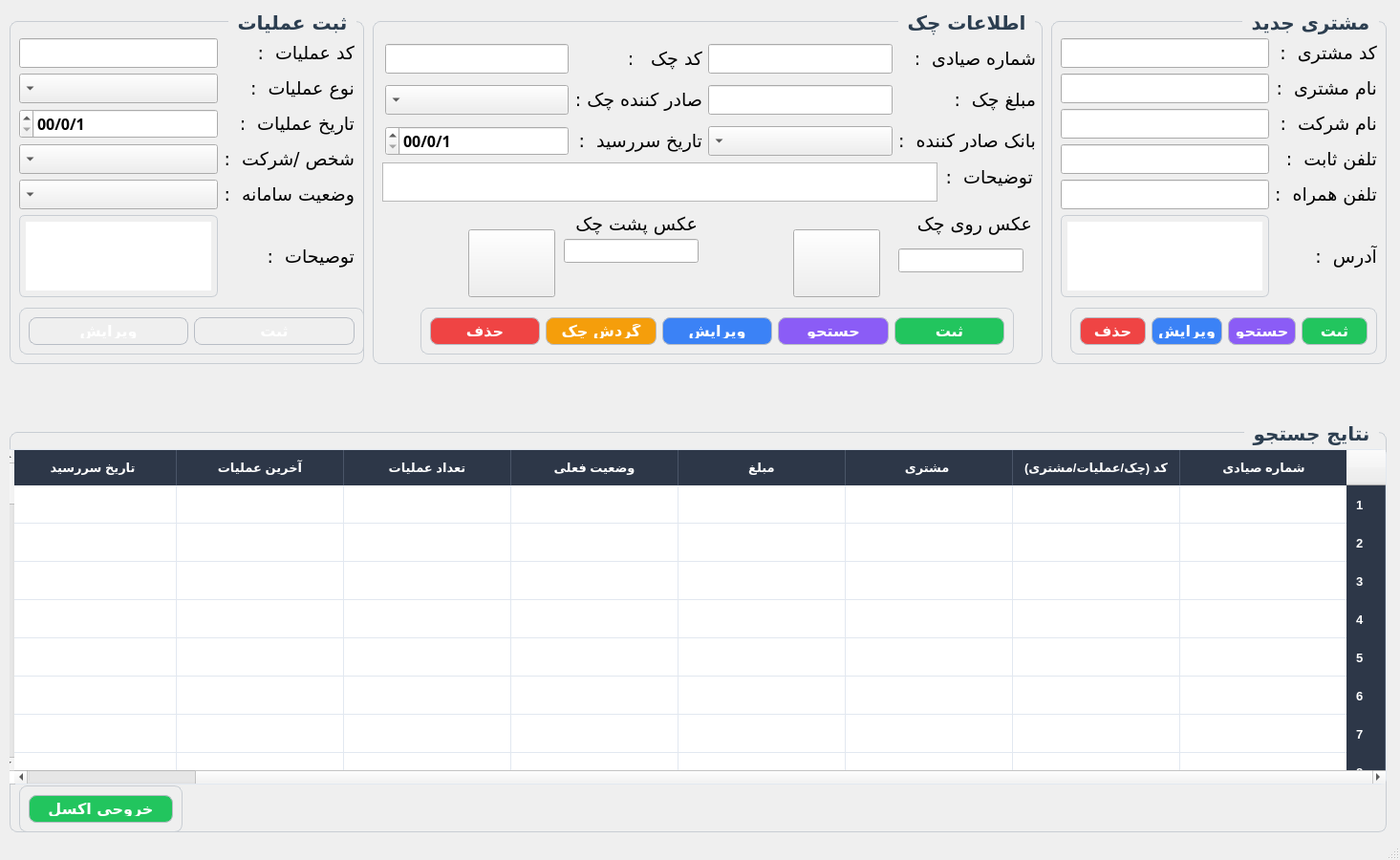
<?xml version="1.0" encoding="UTF-8"?>
<ui version="4.0">
 <class>MainWindow</class>
 <widget class="QMainWindow" name="MainWindow">
  <property name="enabled">
   <bool>true</bool>
  </property>
  <property name="geometry">
   <rect>
    <x>0</x>
    <y>0</y>
    <width>1465</width>
    <height>900</height>
   </rect>
  </property>
  <property name="minimumSize">
   <size>
    <width>1465</width>
    <height>900</height>
   </size>
  </property>
  <property name="maximumSize">
   <size>
    <width>1465</width>
    <height>900</height>
   </size>
  </property>
  <property name="windowTitle">
   <string>MainWindow</string>
  </property>
  <property name="styleSheet">
   <string notr="true"/>
  </property>
  <widget class="QWidget" name="centralwidget">
   <widget class="QGroupBox" name="groupBox_Sabtamaliyat">
    <property name="geometry">
     <rect>
      <x>10</x>
      <y>10</y>
      <width>371</width>
      <height>371</height>
     </rect>
    </property>
    <property name="font">
     <font>
      <family>B Yekan</family>
      <pointsize>15</pointsize>
      <weight>75</weight>
      <bold>true</bold>
     </font>
    </property>
    <property name="layoutDirection">
     <enum>Qt::RightToLeft</enum>
    </property>
    <property name="styleSheet">
     <string notr="true">QGroupBox{
    border:1px solid #C8CDD3;
    border-radius:8px;
    margin-top:12px;
    font-size:15pt;
    font-weight:bold;
    color:#2C3E50;
}

QGroupBox::title{
    subcontrol-origin: margin;
    left:15px;
    padding:0px 6px;
}</string>
    </property>
    <property name="title">
     <string>ثبت عملیات</string>
    </property>
    <widget class="QGroupBox" name="groupBox_Moshtaridokmeha_4">
     <property name="geometry">
      <rect>
       <x>10</x>
       <y>300</y>
       <width>361</width>
       <height>61</height>
      </rect>
     </property>
     <property name="styleSheet">
      <string notr="true">QPushButton{
    border-radius:8px;
    border:1px solid #B8BDC5;
    color:white;
    font-size:12pt;
    font-weight:bold;
    padding:6px;
}

QPushButton:hover{
    border:1px solid #4A90E2;
}

QPushButton:pressed{
    padding-top:7px;
    padding-left:7px;
}</string>
     </property>
     <property name="title">
      <string/>
     </property>
     <layout class="QHBoxLayout" name="horizontalLayout_4">
      <item>
       <widget class="QPushButton" name="pushButton_Sabtmoshtari_2">
        <property name="font">
         <font>
          <family>B Yekan</family>
          <pointsize>12</pointsize>
          <weight>75</weight>
          <bold>true</bold>
         </font>
        </property>
        <property name="cursor">
         <cursorShape>OpenHandCursor</cursorShape>
        </property>
        <property name="styleSheet">
         <string notr="true">background-color: rgb(34, 197, 94);
QPushButton{
    border-radius:8px;
    border:1px solid #B8BDC5;
    color:white;
    font-size:10pt;
    font-weight:bold;
    padding:6px;
}

QPushButton:hover{
    border:1px solid #4A90E2;
}

QPushButton:pressed{
    padding-top:7px;
    padding-left:7px;
}</string>
        </property>
        <property name="text">
         <string>ثبت</string>
        </property>
        <property name="icon">
         <iconset resource="icons.qrc">
          <normaloff>:/newPrefix/Downloads/save-svgrepo-com.svg</normaloff>:/newPrefix/Downloads/save-svgrepo-com.svg</iconset>
        </property>
        <property name="iconSize">
         <size>
          <width>20</width>
          <height>17</height>
         </size>
        </property>
       </widget>
      </item>
      <item>
       <widget class="QPushButton" name="pushButton_Virayeshmoshtari_2">
        <property name="font">
         <font>
          <family>B Yekan</family>
          <pointsize>12</pointsize>
          <weight>75</weight>
          <bold>true</bold>
         </font>
        </property>
        <property name="cursor">
         <cursorShape>OpenHandCursor</cursorShape>
        </property>
        <property name="styleSheet">
         <string notr="true">
background-color: rgb(59, 130, 246);
QPushButton{
    border-radius:8px;
    border:1px solid #B8BDC5;
    color:white;
    font-size:10pt;
    font-weight:bold;
    padding:6px;
}

QPushButton:hover{
    border:1px solid #4A90E2;
}

QPushButton:pressed{
    padding-top:7px;
    padding-left:7px;
}</string>
        </property>
        <property name="text">
         <string>ویرایش</string>
        </property>
        <property name="icon">
         <iconset resource="icons.qrc">
          <normaloff>:/newPrefix/Downloads/edit-svgrepo-com (3).svg</normaloff>:/newPrefix/Downloads/edit-svgrepo-com (3).svg</iconset>
        </property>
        <property name="iconSize">
         <size>
          <width>17</width>
          <height>17</height>
         </size>
        </property>
       </widget>
      </item>
     </layout>
    </widget>
    <widget class="QWidget" name="">
     <property name="geometry">
      <rect>
       <x>10</x>
       <y>30</y>
       <width>351</width>
       <height>271</height>
      </rect>
     </property>
     <layout class="QGridLayout" name="gridLayout_3">
      <item row="10" column="1">
       <widget class="QTextEdit" name="textEdit_Address_2">
        <property name="font">
         <font>
          <family>B Yekan</family>
          <pointsize>10</pointsize>
          <weight>50</weight>
          <bold>false</bold>
         </font>
        </property>
        <property name="styleSheet">
         <string notr="true">QTextEdit{
    border:1px solid #C8CDD3;
    border-radius:6px;
    padding:6px;
    font-size:10pt;
}

QTextEdit:focus{
    border:2px solid #4A90E2;
}</string>
        </property>
       </widget>
      </item>
      <item row="5" column="0">
       <widget class="QLabel" name="label_Codemoshtari_3">
        <property name="font">
         <font>
          <family>B Yekan</family>
          <pointsize>14</pointsize>
          <weight>50</weight>
          <bold>false</bold>
         </font>
        </property>
        <property name="text">
         <string>تاریخ عملیات  :</string>
        </property>
       </widget>
      </item>
      <item row="0" column="0">
       <widget class="QLabel" name="label_Codemoshtari_2">
        <property name="font">
         <font>
          <family>B Yekan</family>
          <pointsize>14</pointsize>
          <weight>50</weight>
          <bold>false</bold>
         </font>
        </property>
        <property name="styleSheet">
         <string notr="true"/>
        </property>
        <property name="text">
         <string>کد عملیات  :</string>
        </property>
       </widget>
      </item>
      <item row="1" column="0">
       <widget class="QLabel" name="label_Codemoshtari_6">
        <property name="font">
         <font>
          <family>B Yekan</family>
          <pointsize>14</pointsize>
          <weight>50</weight>
          <bold>false</bold>
         </font>
        </property>
        <property name="text">
         <string>نوع عملیات  :</string>
        </property>
       </widget>
      </item>
      <item row="8" column="0">
       <widget class="QLabel" name="label_Codemoshtari_9">
        <property name="font">
         <font>
          <family>B Yekan</family>
          <pointsize>14</pointsize>
          <weight>50</weight>
          <bold>false</bold>
         </font>
        </property>
        <property name="text">
         <string>وضعیت سامانه  :</string>
        </property>
       </widget>
      </item>
      <item row="7" column="0">
       <widget class="QLabel" name="label_Codemoshtari_8">
        <property name="font">
         <font>
          <family>B Yekan</family>
          <pointsize>14</pointsize>
          <weight>50</weight>
          <bold>false</bold>
         </font>
        </property>
        <property name="text">
         <string>شخص /شرکت  :</string>
        </property>
       </widget>
      </item>
      <item row="0" column="1">
       <widget class="QLineEdit" name="lineEdit_Codemoshtari_2">
        <property name="font">
         <font>
          <family>B Yekan</family>
          <pointsize>12</pointsize>
          <weight>50</weight>
          <bold>false</bold>
         </font>
        </property>
       </widget>
      </item>
      <item row="10" column="0">
       <widget class="QLabel" name="label_Address_2">
        <property name="font">
         <font>
          <family>B Yekan</family>
          <pointsize>14</pointsize>
          <weight>50</weight>
          <bold>false</bold>
         </font>
        </property>
        <property name="text">
         <string>توصیحات  :</string>
        </property>
       </widget>
      </item>
      <item row="7" column="1">
       <widget class="QComboBox" name="comboBox_Shax">
        <property name="font">
         <font>
          <family>B Yekan</family>
          <pointsize>12</pointsize>
         </font>
        </property>
       </widget>
      </item>
      <item row="8" column="1">
       <widget class="QComboBox" name="comboBox_Vaziyatsamaneh">
        <property name="font">
         <font>
          <family>B Yekan</family>
          <pointsize>12</pointsize>
         </font>
        </property>
       </widget>
      </item>
      <item row="5" column="1">
       <widget class="QDateEdit" name="dateEdit_Tarixamaliyat">
        <property name="font">
         <font>
          <family>B Yekan</family>
          <pointsize>12</pointsize>
          <weight>75</weight>
          <bold>true</bold>
         </font>
        </property>
        <property name="dateTime">
         <datetime>
          <hour>0</hour>
          <minute>0</minute>
          <second>0</second>
          <year>2000</year>
          <month>2</month>
          <day>1</day>
         </datetime>
        </property>
        <property name="currentSection">
         <enum>QDateTimeEdit::DaySection</enum>
        </property>
        <property name="displayFormat">
         <string>d/m/yy</string>
        </property>
        <property name="timeSpec">
         <enum>Qt::LocalTime</enum>
        </property>
       </widget>
      </item>
      <item row="1" column="1">
       <widget class="QComboBox" name="comboBox_Noeamaliyat">
        <property name="font">
         <font>
          <family>B Yekan</family>
          <pointsize>12</pointsize>
         </font>
        </property>
       </widget>
      </item>
     </layout>
    </widget>
   </widget>
   <widget class="QGroupBox" name="groupBox_Etelaatcheck">
    <property name="geometry">
     <rect>
      <x>390</x>
      <y>10</y>
      <width>701</width>
      <height>371</height>
     </rect>
    </property>
    <property name="font">
     <font>
      <family>B Yekan</family>
      <pointsize>15</pointsize>
      <weight>75</weight>
      <bold>true</bold>
     </font>
    </property>
    <property name="layoutDirection">
     <enum>Qt::RightToLeft</enum>
    </property>
    <property name="styleSheet">
     <string notr="true">QGroupBox{
    border:1px solid #C8CDD3;
    border-radius:8px;
    margin-top:12px;
    font-size:15pt;
    font-weight:bold;
    color:#2C3E50;
}

QGroupBox::title{
    subcontrol-origin: margin;
    left:15px;
    padding:0px 6px;
}</string>
    </property>
    <property name="title">
     <string>اطلاعات چک</string>
    </property>
    <widget class="QWidget" name="">
     <property name="geometry">
      <rect>
       <x>13</x>
       <y>30</y>
       <width>681</width>
       <height>131</height>
      </rect>
     </property>
     <layout class="QGridLayout" name="gridLayout_2">
      <item row="3" column="2">
       <widget class="QLabel" name="label__Saderkonandeh">
        <property name="font">
         <font>
          <family>B Yekan</family>
          <pointsize>14</pointsize>
          <weight>50</weight>
          <bold>false</bold>
         </font>
        </property>
        <property name="text">
         <string>صادر کننده چک :</string>
        </property>
       </widget>
      </item>
      <item row="3" column="1">
       <widget class="QLineEdit" name="lineEdit_Mablagcheck">
        <property name="font">
         <font>
          <family>B Yekan</family>
          <pointsize>12</pointsize>
          <weight>50</weight>
          <bold>false</bold>
         </font>
        </property>
       </widget>
      </item>
      <item row="0" column="0">
       <widget class="QLabel" name="label_Shomarehsayadi">
        <property name="font">
         <font>
          <family>B Yekan</family>
          <pointsize>14</pointsize>
          <weight>50</weight>
          <bold>false</bold>
         </font>
        </property>
        <property name="text">
         <string>شماره صیادی  :</string>
        </property>
       </widget>
      </item>
      <item row="4" column="1">
       <widget class="QComboBox" name="comboBox_Banksaderkonandeh">
        <property name="font">
         <font>
          <family>B Yekan</family>
          <pointsize>12</pointsize>
         </font>
        </property>
       </widget>
      </item>
      <item row="4" column="2">
       <widget class="QLabel" name="label_Tarixsarresid">
        <property name="font">
         <font>
          <family>B Yekan</family>
          <pointsize>14</pointsize>
          <weight>50</weight>
          <bold>false</bold>
         </font>
        </property>
        <property name="text">
         <string>تاریخ سررسید  :</string>
        </property>
       </widget>
      </item>
      <item row="0" column="2">
       <widget class="QLabel" name="label_Codecheck">
        <property name="font">
         <font>
          <family>B Yekan</family>
          <pointsize>14</pointsize>
          <weight>50</weight>
          <bold>false</bold>
         </font>
        </property>
        <property name="text">
         <string>کد چک   :</string>
        </property>
       </widget>
      </item>
      <item row="0" column="3">
       <widget class="QLineEdit" name="lineEdit_Codecheck">
        <property name="font">
         <font>
          <family>B Yekan</family>
          <pointsize>12</pointsize>
          <weight>50</weight>
          <bold>false</bold>
         </font>
        </property>
       </widget>
      </item>
      <item row="0" column="1">
       <widget class="QLineEdit" name="lineEdit_Shomarehsayadi">
        <property name="font">
         <font>
          <family>B Yekan</family>
          <pointsize>12</pointsize>
          <weight>50</weight>
          <bold>false</bold>
         </font>
        </property>
       </widget>
      </item>
      <item row="3" column="0">
       <widget class="QLabel" name="label__Mablagcheck">
        <property name="font">
         <font>
          <family>B Yekan</family>
          <pointsize>14</pointsize>
          <weight>50</weight>
          <bold>false</bold>
         </font>
        </property>
        <property name="text">
         <string>مبلغ چک  :</string>
        </property>
       </widget>
      </item>
      <item row="3" column="3">
       <widget class="QComboBox" name="comboBox_Saderkonandeh">
        <property name="font">
         <font>
          <family>B Yekan</family>
          <pointsize>12</pointsize>
         </font>
        </property>
       </widget>
      </item>
      <item row="4" column="0">
       <widget class="QLabel" name="label_Banksaderkonandeh">
        <property name="font">
         <font>
          <family>B Yekan</family>
          <pointsize>14</pointsize>
          <weight>50</weight>
          <bold>false</bold>
         </font>
        </property>
        <property name="text">
         <string>بانک صادر کننده  :</string>
        </property>
       </widget>
      </item>
      <item row="4" column="3">
       <widget class="QDateEdit" name="dateEdit_Tarixamaliyat_2">
        <property name="font">
         <font>
          <family>B Yekan</family>
          <pointsize>12</pointsize>
          <weight>75</weight>
          <bold>true</bold>
         </font>
        </property>
        <property name="dateTime">
         <datetime>
          <hour>0</hour>
          <minute>0</minute>
          <second>0</second>
          <year>2000</year>
          <month>2</month>
          <day>1</day>
         </datetime>
        </property>
        <property name="currentSection">
         <enum>QDateTimeEdit::DaySection</enum>
        </property>
        <property name="displayFormat">
         <string>d/m/yy</string>
        </property>
        <property name="timeSpec">
         <enum>Qt::LocalTime</enum>
        </property>
       </widget>
      </item>
     </layout>
    </widget>
    <widget class="QGroupBox" name="groupBox_Moshtaridokmeha_2">
     <property name="geometry">
      <rect>
       <x>50</x>
       <y>300</y>
       <width>621</width>
       <height>61</height>
      </rect>
     </property>
     <property name="styleSheet">
      <string notr="true">QPushButton{
    border-radius:8px;
    border:1px solid #B8BDC5;
    color:white;
    font-size:12pt;
    font-weight:bold;
    padding:6px;
}

QPushButton:hover{
    border:1px solid #4A90E2;
}

QPushButton:pressed{
    padding-top:7px;
    padding-left:7px;
}</string>
     </property>
     <property name="title">
      <string/>
     </property>
     <layout class="QHBoxLayout" name="horizontalLayout_2">
      <item>
       <widget class="QPushButton" name="pushButton_Sabtcheck">
        <property name="font">
         <font>
          <family>B Yekan</family>
          <pointsize>12</pointsize>
          <weight>75</weight>
          <bold>true</bold>
         </font>
        </property>
        <property name="cursor">
         <cursorShape>OpenHandCursor</cursorShape>
        </property>
        <property name="styleSheet">
         <string notr="true">background-color: rgb(34, 197, 94);</string>
        </property>
        <property name="text">
         <string>ثبت</string>
        </property>
        <property name="icon">
         <iconset resource="icons.qrc">
          <normaloff>:/newPrefix/Downloads/save-svgrepo-com.svg</normaloff>:/newPrefix/Downloads/save-svgrepo-com.svg</iconset>
        </property>
        <property name="iconSize">
         <size>
          <width>17</width>
          <height>17</height>
         </size>
        </property>
       </widget>
      </item>
      <item>
       <widget class="QPushButton" name="pushButton_jostojocheck">
        <property name="font">
         <font>
          <family>B Yekan</family>
          <pointsize>12</pointsize>
          <weight>75</weight>
          <bold>true</bold>
         </font>
        </property>
        <property name="cursor">
         <cursorShape>OpenHandCursor</cursorShape>
        </property>
        <property name="styleSheet">
         <string notr="true">background-color: rgb(139, 92, 246);</string>
        </property>
        <property name="text">
         <string>جستجو</string>
        </property>
        <property name="icon">
         <iconset resource="icons.qrc">
          <normaloff>:/newPrefix/Downloads/search-file-svgrepo-com.svg</normaloff>:/newPrefix/Downloads/search-file-svgrepo-com.svg</iconset>
        </property>
        <property name="iconSize">
         <size>
          <width>17</width>
          <height>17</height>
         </size>
        </property>
       </widget>
      </item>
      <item>
       <widget class="QPushButton" name="pushButton_Virayeshcheck">
        <property name="font">
         <font>
          <family>B Yekan</family>
          <pointsize>12</pointsize>
          <weight>75</weight>
          <bold>true</bold>
         </font>
        </property>
        <property name="cursor">
         <cursorShape>OpenHandCursor</cursorShape>
        </property>
        <property name="styleSheet">
         <string notr="true">
background-color: rgb(59, 130, 246);</string>
        </property>
        <property name="text">
         <string>ویرایش</string>
        </property>
        <property name="icon">
         <iconset resource="icons.qrc">
          <normaloff>:/newPrefix/Downloads/edit-svgrepo-com (3).svg</normaloff>:/newPrefix/Downloads/edit-svgrepo-com (3).svg</iconset>
        </property>
        <property name="iconSize">
         <size>
          <width>17</width>
          <height>17</height>
         </size>
        </property>
       </widget>
      </item>
      <item>
       <widget class="QPushButton" name="pushButton_Gardeshcheck">
        <property name="font">
         <font>
          <family>B Yekan</family>
          <pointsize>12</pointsize>
          <weight>75</weight>
          <bold>true</bold>
         </font>
        </property>
        <property name="cursor">
         <cursorShape>OpenHandCursor</cursorShape>
        </property>
        <property name="styleSheet">
         <string notr="true">background-color: rgb(245, 158, 11);</string>
        </property>
        <property name="text">
         <string>گردش چک</string>
        </property>
        <property name="icon">
         <iconset resource="icons.qrc">
          <normaloff>:/newPrefix/Downloads/process-svgrepo-com.svg</normaloff>:/newPrefix/Downloads/process-svgrepo-com.svg</iconset>
        </property>
        <property name="iconSize">
         <size>
          <width>17</width>
          <height>17</height>
         </size>
        </property>
       </widget>
      </item>
      <item>
       <widget class="QPushButton" name="pushButton_Hazfcheck">
        <property name="font">
         <font>
          <family>B Yekan</family>
          <pointsize>12</pointsize>
          <weight>75</weight>
          <bold>true</bold>
         </font>
        </property>
        <property name="cursor">
         <cursorShape>OpenHandCursor</cursorShape>
        </property>
        <property name="styleSheet">
         <string notr="true">background-color: rgb(239, 68, 68);</string>
        </property>
        <property name="text">
         <string>حذف</string>
        </property>
        <property name="icon">
         <iconset resource="icons.qrc">
          <normaloff>:/newPrefix/Downloads/delete-recycle-bin-trash-can-svgrepo-com.svg</normaloff>:/newPrefix/Downloads/delete-recycle-bin-trash-can-svgrepo-com.svg</iconset>
        </property>
        <property name="iconSize">
         <size>
          <width>17</width>
          <height>17</height>
         </size>
        </property>
       </widget>
      </item>
     </layout>
    </widget>
    <widget class="QLabel" name="label_Axroyecheck">
     <property name="geometry">
      <rect>
       <x>560</x>
       <y>210</y>
       <width>130</width>
       <height>29</height>
      </rect>
     </property>
     <property name="font">
      <font>
       <family>B Yekan</family>
       <pointsize>14</pointsize>
       <weight>50</weight>
       <bold>false</bold>
      </font>
     </property>
     <property name="text">
      <string>عکس روی چک  :</string>
     </property>
    </widget>
    <widget class="QLabel" name="label_Axposhtecheck">
     <property name="geometry">
      <rect>
       <x>210</x>
       <y>210</y>
       <width>130</width>
       <height>29</height>
      </rect>
     </property>
     <property name="font">
      <font>
       <family>B Yekan</family>
       <pointsize>14</pointsize>
       <weight>50</weight>
       <bold>false</bold>
      </font>
     </property>
     <property name="text">
      <string>عکس پشت چک  :</string>
     </property>
    </widget>
    <widget class="QPushButton" name="pushButton_Axroyecheck">
     <property name="geometry">
      <rect>
       <x>440</x>
       <y>230</y>
       <width>91</width>
       <height>71</height>
      </rect>
     </property>
     <property name="font">
      <font>
       <family>B Yekan</family>
       <pointsize>15</pointsize>
       <weight>50</weight>
       <bold>false</bold>
      </font>
     </property>
     <property name="text">
      <string/>
     </property>
     <property name="icon">
      <iconset resource="icons.qrc">
       <normaloff>:/newPrefix/Downloads/save-save-the-document-svgrepo-com.svg</normaloff>:/newPrefix/Downloads/save-save-the-document-svgrepo-com.svg</iconset>
     </property>
     <property name="iconSize">
      <size>
       <width>55</width>
       <height>55</height>
      </size>
     </property>
    </widget>
    <widget class="QPushButton" name="pushButton_Axposhtecheck">
     <property name="geometry">
      <rect>
       <x>100</x>
       <y>230</y>
       <width>91</width>
       <height>71</height>
      </rect>
     </property>
     <property name="font">
      <font>
       <family>B Yekan</family>
       <pointsize>15</pointsize>
       <weight>50</weight>
       <bold>false</bold>
      </font>
     </property>
     <property name="text">
      <string/>
     </property>
     <property name="icon">
      <iconset resource="icons.qrc">
       <normaloff>:/newPrefix/Downloads/save-save-the-document-svgrepo-com.svg</normaloff>:/newPrefix/Downloads/save-save-the-document-svgrepo-com.svg</iconset>
     </property>
     <property name="iconSize">
      <size>
       <width>55</width>
       <height>55</height>
      </size>
     </property>
    </widget>
    <widget class="QLabel" name="label_Tozihatetelatcheck">
     <property name="geometry">
      <rect>
       <x>580</x>
       <y>160</y>
       <width>111</width>
       <height>31</height>
      </rect>
     </property>
     <property name="font">
      <font>
       <family>B Yekan</family>
       <pointsize>14</pointsize>
       <weight>50</weight>
       <bold>false</bold>
      </font>
     </property>
     <property name="text">
      <string>توضیحات  :</string>
     </property>
    </widget>
    <widget class="QTextEdit" name="textEdit_Tozihatetelatcheck">
     <property name="geometry">
      <rect>
       <x>10</x>
       <y>160</y>
       <width>581</width>
       <height>41</height>
      </rect>
     </property>
     <property name="font">
      <font>
       <family>B Yekan</family>
       <pointsize>12</pointsize>
       <weight>50</weight>
       <bold>false</bold>
      </font>
     </property>
    </widget>
    <widget class="QLineEdit" name="lineEdit_Codemoshtari_3">
     <property name="geometry">
      <rect>
       <x>550</x>
       <y>250</y>
       <width>131</width>
       <height>25</height>
      </rect>
     </property>
     <property name="font">
      <font>
       <family>B Yekan</family>
       <pointsize>12</pointsize>
       <weight>50</weight>
       <bold>false</bold>
      </font>
     </property>
    </widget>
    <widget class="QLineEdit" name="lineEdit_Codemoshtari_6">
     <property name="geometry">
      <rect>
       <x>200</x>
       <y>240</y>
       <width>141</width>
       <height>25</height>
      </rect>
     </property>
     <property name="font">
      <font>
       <family>B Yekan</family>
       <pointsize>12</pointsize>
       <weight>50</weight>
       <bold>false</bold>
      </font>
     </property>
    </widget>
   </widget>
   <widget class="QGroupBox" name="groupBox_Moshtarijadid">
    <property name="geometry">
     <rect>
      <x>1100</x>
      <y>10</y>
      <width>351</width>
      <height>371</height>
     </rect>
    </property>
    <property name="font">
     <font>
      <family>B Yekan</family>
      <pointsize>15</pointsize>
      <weight>75</weight>
      <bold>true</bold>
     </font>
    </property>
    <property name="layoutDirection">
     <enum>Qt::RightToLeft</enum>
    </property>
    <property name="styleSheet">
     <string notr="true">QGroupBox{
    border:1px solid #C8CDD3;
    border-radius:8px;
    margin-top:12px;
    font-size:15pt;
    font-weight:bold;
    color:#2C3E50;
}

QGroupBox::title{
    subcontrol-origin: margin;
    left:15px;
    padding:0px 6px;
}</string>
    </property>
    <property name="title">
     <string>مشتری جدید</string>
    </property>
    <widget class="QGroupBox" name="groupBox_Moshtaridokmeha">
     <property name="geometry">
      <rect>
       <x>20</x>
       <y>300</y>
       <width>321</width>
       <height>61</height>
      </rect>
     </property>
     <property name="styleSheet">
      <string notr="true">QPushButton{
    border-radius:8px;
    border:1px solid #B8BDC5;
    color:white;
    font-size:12pt;
    font-weight:bold;
    padding:6px;
}

QPushButton:hover{
    border:1px solid #4A90E2;
}

QPushButton:pressed{
    padding-top:7px;
    padding-left:7px;
}</string>
     </property>
     <property name="title">
      <string/>
     </property>
     <layout class="QHBoxLayout" name="horizontalLayout">
      <item>
       <widget class="QPushButton" name="pushButton_Sabtmoshtari">
        <property name="font">
         <font>
          <family>B Yekan</family>
          <pointsize>12</pointsize>
          <weight>75</weight>
          <bold>true</bold>
         </font>
        </property>
        <property name="cursor">
         <cursorShape>OpenHandCursor</cursorShape>
        </property>
        <property name="styleSheet">
         <string notr="true">background-color: rgb(34, 197, 94);</string>
        </property>
        <property name="text">
         <string>ثبت</string>
        </property>
        <property name="icon">
         <iconset resource="icons.qrc">
          <normaloff>:/newPrefix/Downloads/save-svgrepo-com.svg</normaloff>:/newPrefix/Downloads/save-svgrepo-com.svg</iconset>
        </property>
        <property name="iconSize">
         <size>
          <width>17</width>
          <height>17</height>
         </size>
        </property>
       </widget>
      </item>
      <item>
       <widget class="QPushButton" name="pushButton_jostojomoshtari">
        <property name="font">
         <font>
          <family>B Yekan</family>
          <pointsize>12</pointsize>
          <weight>75</weight>
          <bold>true</bold>
         </font>
        </property>
        <property name="cursor">
         <cursorShape>OpenHandCursor</cursorShape>
        </property>
        <property name="styleSheet">
         <string notr="true">background-color: rgb(139, 92, 246);</string>
        </property>
        <property name="text">
         <string>جستجو</string>
        </property>
        <property name="icon">
         <iconset resource="icons.qrc">
          <normaloff>:/newPrefix/Downloads/search-file-svgrepo-com.svg</normaloff>:/newPrefix/Downloads/search-file-svgrepo-com.svg</iconset>
        </property>
        <property name="iconSize">
         <size>
          <width>17</width>
          <height>17</height>
         </size>
        </property>
       </widget>
      </item>
      <item>
       <widget class="QPushButton" name="pushButton_Virayeshmoshtari">
        <property name="font">
         <font>
          <family>B Yekan</family>
          <pointsize>12</pointsize>
          <weight>75</weight>
          <bold>true</bold>
         </font>
        </property>
        <property name="cursor">
         <cursorShape>OpenHandCursor</cursorShape>
        </property>
        <property name="styleSheet">
         <string notr="true">
background-color: rgb(59, 130, 246);</string>
        </property>
        <property name="text">
         <string>ویرایش</string>
        </property>
        <property name="icon">
         <iconset resource="icons.qrc">
          <normaloff>:/newPrefix/Downloads/edit-svgrepo-com (3).svg</normaloff>:/newPrefix/Downloads/edit-svgrepo-com (3).svg</iconset>
        </property>
        <property name="iconSize">
         <size>
          <width>17</width>
          <height>17</height>
         </size>
        </property>
       </widget>
      </item>
      <item>
       <widget class="QPushButton" name="pushButton_Hazfmoshtari">
        <property name="font">
         <font>
          <family>B Yekan</family>
          <pointsize>12</pointsize>
          <weight>75</weight>
          <bold>true</bold>
         </font>
        </property>
        <property name="cursor">
         <cursorShape>OpenHandCursor</cursorShape>
        </property>
        <property name="styleSheet">
         <string notr="true">background-color: rgb(239, 68, 68);</string>
        </property>
        <property name="text">
         <string>حذف</string>
        </property>
        <property name="icon">
         <iconset resource="icons.qrc">
          <normaloff>:/newPrefix/Downloads/delete-recycle-bin-trash-can-svgrepo-com.svg</normaloff>:/newPrefix/Downloads/delete-recycle-bin-trash-can-svgrepo-com.svg</iconset>
        </property>
        <property name="iconSize">
         <size>
          <width>17</width>
          <height>17</height>
         </size>
        </property>
       </widget>
      </item>
     </layout>
    </widget>
    <widget class="QWidget" name="">
     <property name="geometry">
      <rect>
       <x>10</x>
       <y>30</y>
       <width>331</width>
       <height>271</height>
      </rect>
     </property>
     <layout class="QGridLayout" name="gridLayout">
      <item row="3" column="0">
       <widget class="QLabel" name="label_Shomaretelsabet">
        <property name="font">
         <font>
          <family>B Yekan</family>
          <pointsize>14</pointsize>
          <weight>50</weight>
          <bold>false</bold>
         </font>
        </property>
        <property name="text">
         <string>تلفن ثابت  :</string>
        </property>
       </widget>
      </item>
      <item row="3" column="1">
       <widget class="QLineEdit" name="lineEdit_Shomarehtelsabet">
        <property name="font">
         <font>
          <family>B Yekan</family>
          <pointsize>12</pointsize>
          <weight>50</weight>
          <bold>false</bold>
         </font>
        </property>
       </widget>
      </item>
      <item row="2" column="0">
       <widget class="QLabel" name="label_Namesherkat">
        <property name="font">
         <font>
          <family>B Yekan</family>
          <pointsize>14</pointsize>
          <weight>50</weight>
          <bold>false</bold>
         </font>
        </property>
        <property name="text">
         <string>نام شرکت  :</string>
        </property>
       </widget>
      </item>
      <item row="6" column="0">
       <widget class="QLabel" name="label_Address">
        <property name="font">
         <font>
          <family>B Yekan</family>
          <pointsize>14</pointsize>
          <weight>50</weight>
          <bold>false</bold>
         </font>
        </property>
        <property name="text">
         <string>آدرس  :</string>
        </property>
       </widget>
      </item>
      <item row="0" column="0">
       <widget class="QLabel" name="label_Codemoshtari">
        <property name="font">
         <font>
          <family>B Yekan</family>
          <pointsize>14</pointsize>
          <weight>50</weight>
          <bold>false</bold>
         </font>
        </property>
        <property name="text">
         <string>کد مشتری  :</string>
        </property>
       </widget>
      </item>
      <item row="2" column="1">
       <widget class="QLineEdit" name="lineEdit_Namesherkat">
        <property name="font">
         <font>
          <family>B Yekan</family>
          <pointsize>12</pointsize>
          <weight>50</weight>
          <bold>false</bold>
         </font>
        </property>
       </widget>
      </item>
      <item row="0" column="1">
       <widget class="QLineEdit" name="lineEdit_Codemoshtari">
        <property name="font">
         <font>
          <family>B Yekan</family>
          <pointsize>12</pointsize>
          <weight>50</weight>
          <bold>false</bold>
         </font>
        </property>
       </widget>
      </item>
      <item row="1" column="0">
       <widget class="QLabel" name="label__Namemoshtari">
        <property name="font">
         <font>
          <family>B Yekan</family>
          <pointsize>14</pointsize>
          <weight>50</weight>
          <bold>false</bold>
         </font>
        </property>
        <property name="text">
         <string>نام مشتری  :</string>
        </property>
       </widget>
      </item>
      <item row="6" column="1">
       <widget class="QTextEdit" name="textEdit_Address">
        <property name="font">
         <font>
          <family>B Yekan</family>
          <pointsize>10</pointsize>
          <weight>50</weight>
          <bold>false</bold>
         </font>
        </property>
        <property name="styleSheet">
         <string notr="true">QTextEdit{
    border:1px solid #C8CDD3;
    border-radius:6px;
    padding:6px;
    font-size:10pt;
}

QTextEdit:focus{
    border:2px solid #4A90E2;
}</string>
        </property>
       </widget>
      </item>
      <item row="5" column="1">
       <widget class="QLineEdit" name="lineEdit_Shomarehtelhamrah">
        <property name="font">
         <font>
          <family>B Yekan</family>
          <pointsize>12</pointsize>
         </font>
        </property>
       </widget>
      </item>
      <item row="1" column="1">
       <widget class="QLineEdit" name="lineEdit_Namemoshtari">
        <property name="font">
         <font>
          <family>B Yekan</family>
          <pointsize>12</pointsize>
          <weight>50</weight>
          <bold>false</bold>
         </font>
        </property>
       </widget>
      </item>
      <item row="5" column="0">
       <widget class="QLabel" name="label_Shomaretelhamrah">
        <property name="font">
         <font>
          <family>B Yekan</family>
          <pointsize>14</pointsize>
          <weight>50</weight>
          <bold>false</bold>
         </font>
        </property>
        <property name="text">
         <string>تلفن همراه  :</string>
        </property>
       </widget>
      </item>
     </layout>
    </widget>
   </widget>
   <widget class="QGroupBox" name="groupBox_Natayejhostvajoo">
    <property name="geometry">
     <rect>
      <x>10</x>
      <y>440</y>
      <width>1441</width>
      <height>431</height>
     </rect>
    </property>
    <property name="font">
     <font>
      <family>B Yekan</family>
      <pointsize>15</pointsize>
      <weight>75</weight>
      <bold>true</bold>
     </font>
    </property>
    <property name="layoutDirection">
     <enum>Qt::RightToLeft</enum>
    </property>
    <property name="autoFillBackground">
     <bool>false</bool>
    </property>
    <property name="styleSheet">
     <string notr="true">QTableWidget{
    border:1px solid #C8CDD3;
    gridline-color:#E6E9ED;
    alternate-background-color:#F9FAFB;
    selection-background-color:#4A90E2;
    selection-color:white;
    font-size:10pt;
}
QGroupBox{
    border:1px solid #C8CDD3;
    border-radius:8px;
    margin-top:12px;
    font-size:15pt;
    font-weight:bold;
    color:#2C3E50;
}

QGroupBox::title{
    subcontrol-origin: margin;
    left:15px;
    padding:0px 6px;
}</string>
    </property>
    <property name="title">
     <string>نتایج جستجو</string>
    </property>
    <widget class="QTableWidget" name="tableWidget">
     <property name="geometry">
      <rect>
       <x>-10</x>
       <y>30</y>
       <width>1451</width>
       <height>351</height>
      </rect>
     </property>
     <property name="font">
      <font>
       <family>B Yekan</family>
       <pointsize>-1</pointsize>
       <weight>75</weight>
       <bold>true</bold>
      </font>
     </property>
     <property name="styleSheet">
      <string notr="true">/* هدر جدول */
QTableWidget QHeaderView::section {
    background-color: #2d3748;
    color: #ffffff;
    padding: 8px 10px;
    border: none;
    border-right: 1px solid #4a5568;
    font-size: 13px;
    font-weight: bold;
    font-family: &quot;Vazir&quot;, &quot;Tahoma&quot;;
}

QTableWidget QHeaderView::section:last {
    border-right: none;
}

/* خود جدول */
QTableWidget {
    background-color: #ffffff;
    alternate-background-color: #f7fafc;
    border: 1px solid #e2e8f0;
    border-radius: 6px;
    gridline-color: #e2e8f0;
    font-size: 12px;
    color: #2d3748;
}

QTableWidget::item {
    padding: 6px 10px;
    border: none;
}

QTableWidget::item:selected {
    background-color: #4299e1;
    color: white;
}</string>
     </property>
     <property name="sizeAdjustPolicy">
      <enum>QAbstractScrollArea::AdjustIgnored</enum>
     </property>
     <property name="showGrid">
      <bool>true</bool>
     </property>
     <property name="gridStyle">
      <enum>Qt::SolidLine</enum>
     </property>
     <property name="sortingEnabled">
      <bool>false</bool>
     </property>
     <property name="wordWrap">
      <bool>true</bool>
     </property>
     <property name="cornerButtonEnabled">
      <bool>true</bool>
     </property>
     <property name="rowCount">
      <number>50</number>
     </property>
     <attribute name="horizontalHeaderDefaultSectionSize">
      <number>175</number>
     </attribute>
     <attribute name="horizontalHeaderShowSortIndicator" stdset="0">
      <bool>false</bool>
     </attribute>
     <attribute name="horizontalHeaderStretchLastSection">
      <bool>false</bool>
     </attribute>
     <attribute name="verticalHeaderCascadingSectionResizes">
      <bool>false</bool>
     </attribute>
     <attribute name="verticalHeaderDefaultSectionSize">
      <number>40</number>
     </attribute>
     <attribute name="verticalHeaderShowSortIndicator" stdset="0">
      <bool>false</bool>
     </attribute>
     <attribute name="verticalHeaderStretchLastSection">
      <bool>false</bool>
     </attribute>
     <row/>
     <row/>
     <row/>
     <row/>
     <row/>
     <row/>
     <row/>
     <row/>
     <row/>
     <row/>
     <row/>
     <row/>
     <row/>
     <row/>
     <row/>
     <row/>
     <row/>
     <row/>
     <row/>
     <row/>
     <row/>
     <row/>
     <row/>
     <row/>
     <row/>
     <row/>
     <row/>
     <row/>
     <row/>
     <row/>
     <row/>
     <row/>
     <row/>
     <row/>
     <row/>
     <row/>
     <row/>
     <row/>
     <row/>
     <row/>
     <row/>
     <row/>
     <row/>
     <row/>
     <row/>
     <row/>
     <row/>
     <row/>
     <row/>
     <row/>
     <column>
      <property name="text">
       <string>شماره صیادی</string>
      </property>
      <property name="font">
       <font>
        <family>B Titr</family>
        <weight>75</weight>
        <bold>true</bold>
       </font>
      </property>
     </column>
     <column>
      <property name="text">
       <string>کد (چک/عملیات/مشتری)</string>
      </property>
     </column>
     <column>
      <property name="text">
       <string>مشتری </string>
      </property>
     </column>
     <column>
      <property name="text">
       <string>مبلغ</string>
      </property>
     </column>
     <column>
      <property name="text">
       <string>وضعیت فعلی</string>
      </property>
     </column>
     <column>
      <property name="text">
       <string>تعداد عملیات</string>
      </property>
     </column>
     <column>
      <property name="text">
       <string>آخرین عملیات</string>
      </property>
     </column>
     <column>
      <property name="text">
       <string>تاریخ سررسید</string>
      </property>
     </column>
    </widget>
    <widget class="QGroupBox" name="groupBox_Moshtaridokmeha_5">
     <property name="geometry">
      <rect>
       <x>10</x>
       <y>370</y>
       <width>171</width>
       <height>61</height>
      </rect>
     </property>
     <property name="styleSheet">
      <string notr="true">QPushButton{
    border-radius:8px;
    border:1px solid #B8BDC5;
    color:white;
    font-size:12pt;
    font-weight:bold;
    padding:6px;
}

QPushButton:hover{
    border:1px solid #4A90E2;
}

QPushButton:pressed{
    padding-top:7px;
    padding-left:7px;
}</string>
     </property>
     <property name="title">
      <string/>
     </property>
     <layout class="QHBoxLayout" name="horizontalLayout_5">
      <item>
       <widget class="QPushButton" name="pushButton_Sabtmoshtari_4">
        <property name="font">
         <font>
          <family>B Yekan</family>
          <pointsize>12</pointsize>
          <weight>75</weight>
          <bold>true</bold>
         </font>
        </property>
        <property name="cursor">
         <cursorShape>OpenHandCursor</cursorShape>
        </property>
        <property name="styleSheet">
         <string notr="true">background-color: rgb(34, 197, 94);</string>
        </property>
        <property name="text">
         <string>خروجی اکسل</string>
        </property>
        <property name="icon">
         <iconset resource="icons.qrc">
          <normaloff>:/newPrefix/Downloads/Icons8-Ios7-Logos-Excel-Copyrighted.512.png</normaloff>:/newPrefix/Downloads/Icons8-Ios7-Logos-Excel-Copyrighted.512.png</iconset>
        </property>
        <property name="iconSize">
         <size>
          <width>17</width>
          <height>17</height>
         </size>
        </property>
       </widget>
      </item>
     </layout>
    </widget>
   </widget>
   <widget class="QLineEdit" name="lineEdit_Extar">
    <property name="geometry">
     <rect>
      <x>410</x>
      <y>400</y>
      <width>691</width>
      <height>41</height>
     </rect>
    </property>
    <property name="font">
     <font>
      <family>B Yekan</family>
      <pointsize>20</pointsize>
      <weight>75</weight>
      <italic>false</italic>
      <bold>true</bold>
     </font>
    </property>
    <property name="layoutDirection">
     <enum>Qt::RightToLeft</enum>
    </property>
    <property name="autoFillBackground">
     <bool>false</bool>
    </property>
    <property name="styleSheet">
     <string notr="true">
    background: transparent;
    border: none;
    color: red;
     font-weight: bold;
</string>
    </property>
    <property name="frame">
     <bool>false</bool>
    </property>
    <property name="alignment">
     <set>Qt::AlignCenter</set>
    </property>
   </widget>
  </widget>
  <widget class="QStatusBar" name="statusbar"/>
 </widget>
 <resources>
  <include location="icons.qrc"/>
 </resources>
 <connections/>
</ui>
